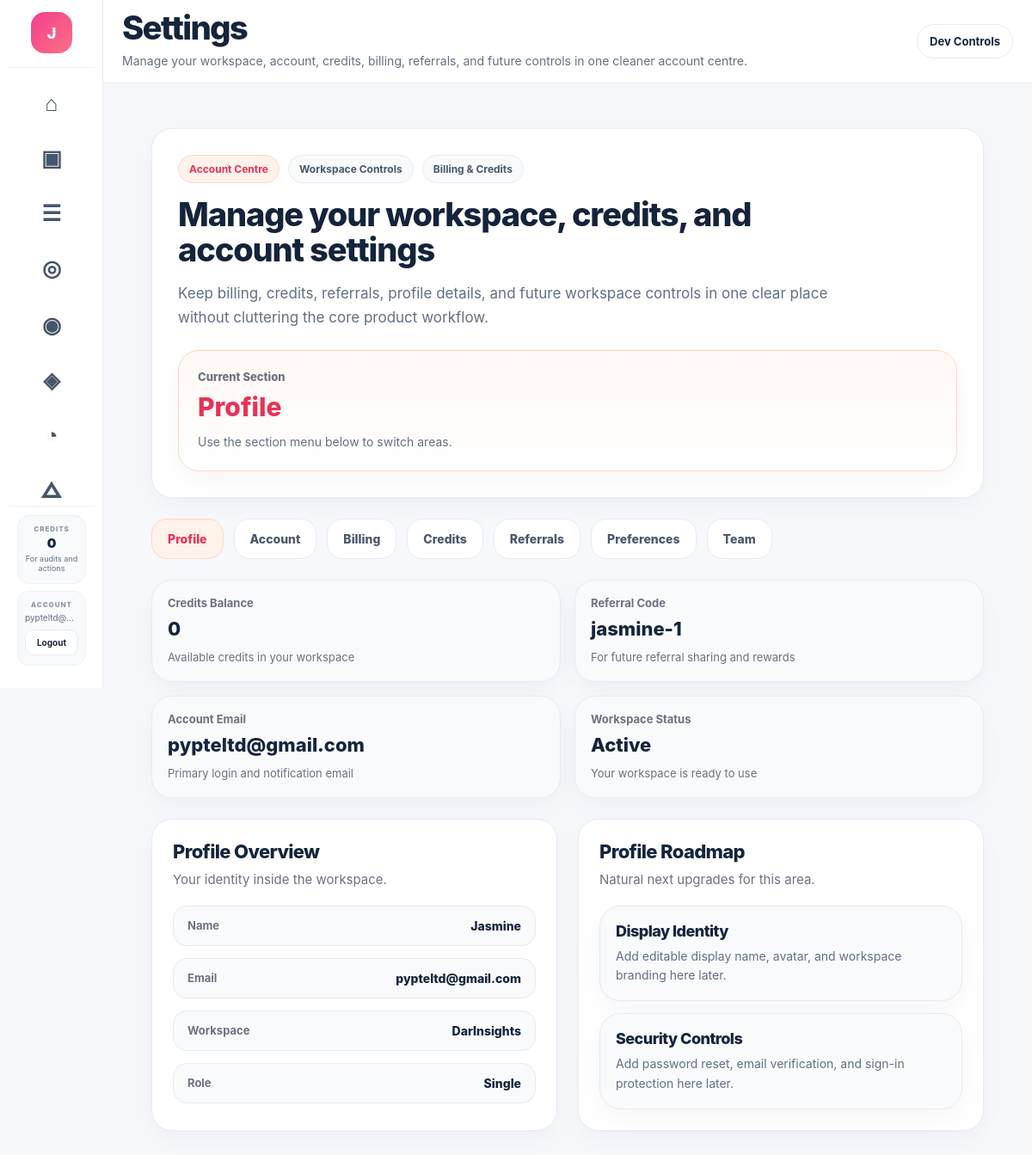
The app's page /settings (signed in), older data.
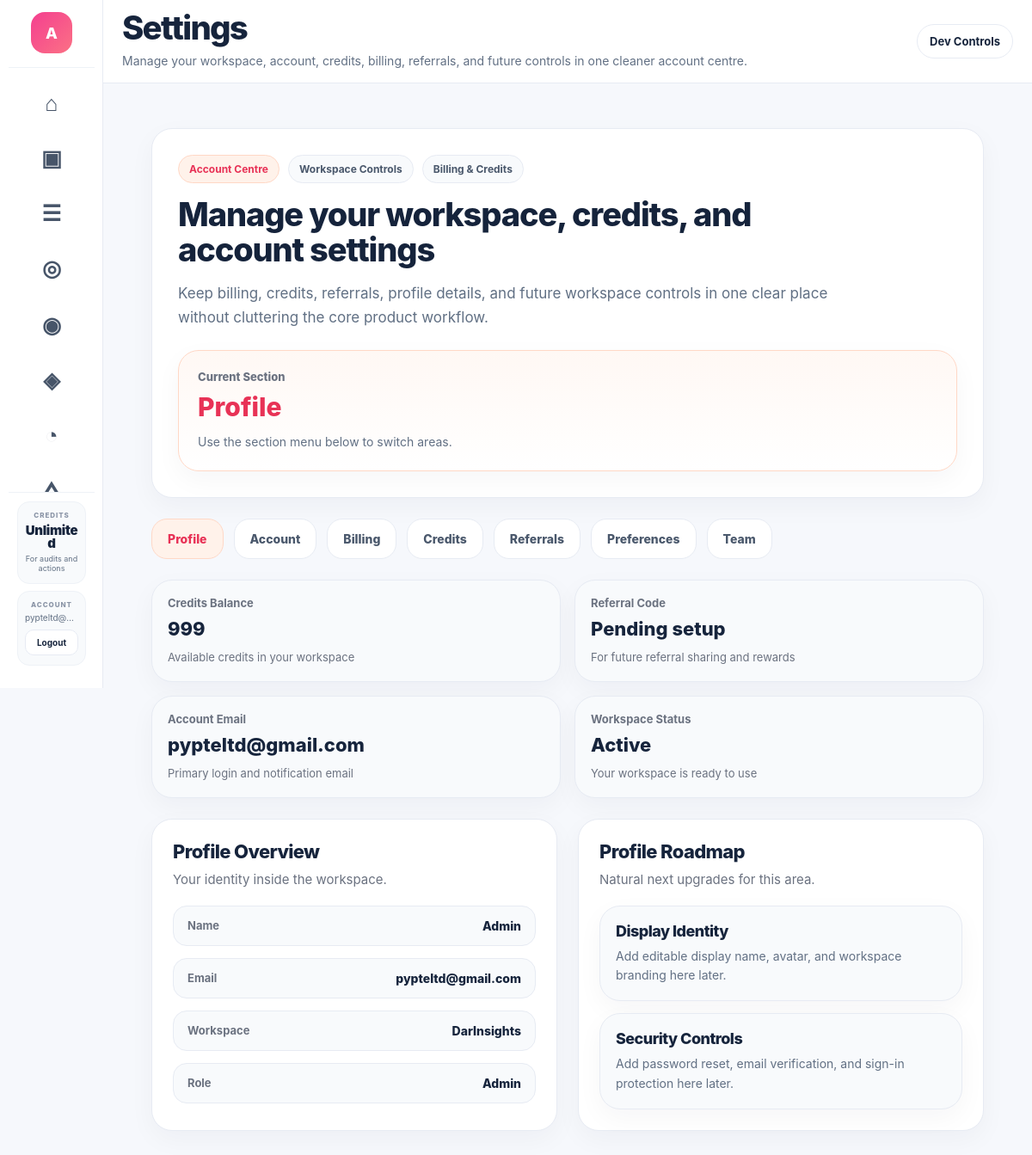
The same page, newer data.
### app.py (models this page shows)
class User(UserMixin, db.Model):
    __tablename__ = "users"
    id = db.Column(db.Integer, primary_key=True)
    email = db.Column(db.String(255), unique=True, nullable=False)
    password_hash = db.Column(db.String(255), nullable=False)
    name = db.Column(db.String(255), nullable=False)
    referral_code = db.Column(db.String(50), unique=True, nullable=True)
    referred_by_user_id = db.Column(db.Integer, db.ForeignKey("users.id"), nullable=True)
    created_at = db.Column(db.DateTime, default=datetime.utcnow)
    role = db.Column(db.String(50), default="user")
    plan = db.Column(db.String(50), default="free")
    is_white_label_enabled = db.Column(db.Boolean, default=False)
    agency_name = db.Column(db.String(255), nullable=True)
    wallet = db.relationship(
        "Wallet",
        backref="user",
        uselist=False,
        cascade="all, delete-orphan",
    )
    clients = db.relationship(
        "Client",
        backref="user",
        lazy=True,
        cascade="all, delete-orphan",
    )

class Wallet(db.Model):
    __tablename__ = "wallets"
    id = db.Column(db.Integer, primary_key=True)
    user_id = db.Column(db.Integer, db.ForeignKey("users.id"), unique=True, nullable=False)
    balance = db.Column(db.Integer, default=0, nullable=False)
    updated_at = db.Column(db.DateTime, default=datetime.utcnow, onupdate=datetime.utcnow)

### app.py (the view)
@app.route("/settings")
@login_required
def settings_page():
    return render_settings_section("profile")

### action_engine.py (called while the page is built)
def _safe_int(value: Any, default: int = 0) -> int:
    try:
        if value is None:
            return default
        return int(round(float(value)))
    except Exception:
        return default

def _safe_float(value: Any, default: float = 0.0) -> float:
    try:
        if value is None:
            return default
        return float(value)
    except Exception:
        return default

def _unique_actions(actions: List[Dict[str, Any]]) -> List[Dict[str, Any]]:
    seen = set()
    output = []
    for action in actions:
        key = (
            action.get("category", ""),
            action.get("title", ""),
            action.get("linked_query", ""),
            action.get("recommended_fix", ""),
        )
        if key in seen:
            continue
        seen.add(key)
        output.append(action)
    output.sort(key=lambda x: PRIORITY_ORDER.get(x.get("priority", "low"), 99))
    return output

### app.py (called while the page is built)
@login_manager.user_loader
def load_user(user_id):
    return db.session.get(User, int(user_id))

def load_json_file(filepath):
    with open(filepath, "r", encoding="utf-8") as f:
        return json.load(f)

### templates/settings.html (shortened to what the changed rows need)
{% extends "base.html" %}
{% block page_title %}Settings{% endblock %}
{% block content %}
<div class="settings-v3-page">
    <section class="settings-v3-hero">
        <div class="settings-v3-hero-copy">
            <h1>Manage your workspace, credits, and account settings</h1>
        </div>
    </section>
    <section class="settings-v3-summary-grid">
        <div class="settings-v3-summary-card">
            <span>Credits Balance</span>
            <strong>
                {% if current_user.wallet %}
                    {{ current_user.wallet.balance }}
                {% else %}
                    0
                {% endif %}
            </strong>
            <small>Available credits in your workspace</small>
        </div>
        <div class="settings-v3-summary-card">
            <span>Referral Code</span>
            <strong>{{ current_user.referral_code or "Pending setup" }}</strong>
            <small>For future referral sharing and rewards</small>
        </div>
        <div class="settings-v3-summary-card">
            <span>Account Email</span>
            <strong>{{ current_user.email }}</strong>
            <small>Primary login and notification email</small>
        </div>
    </section>
    {% if active_settings_section == "profile" %}
    <section class="settings-v3-grid">
        <div class="settings-v3-panel">
            <div class="settings-v3-panel-head">
                <h2>Profile Overview</h2>
                <p>Your identity inside the workspace.</p>
            </div>
            <div class="settings-v3-info-list">
                <div class="settings-v3-info-row">
                    <span>Name</span>
                    <strong>{{ current_user.name }}</strong>
                </div>
                <div class="settings-v3-info-row">
                    <span>Email</span>
                    <strong>{{ current_user.email }}</strong>
                </div>
                <div class="settings-v3-info-row">
                    <span>Workspace</span>
                    <strong>DarInsights</strong>
                </div>
                <div class="settings-v3-info-row">
                    <span>Role</span>
                    <strong>{{ current_user.role|default("user")|title }}</strong>
                </div>
            </div>
        </div>
        <div class="settings-v3-panel">
            <div class="settings-v3-panel-head">
                <h2>Profile Roadmap</h2>
                <p>Natural next upgrades for this area.</p>
            </div>
            <div class="settings-v3-card-list">
                <div class="settings-v3-mini-card">
                    <h3>Display Identity</h3>
                    <p>Add editable display name, avatar, and workspace branding here later.</p>
                </div>
                <div class="settings-v3-mini-card">
                    <h3>Security Controls</h3>
                    <p>Add password reset, email verification, and sign-in protection here later.</p>
                </div>
            </div>
        </div>
    </section>
    {% endif %}
</div>
{% endblock %}

### templates/base.html (shortened to what the changed rows need)
<!DOCTYPE html>
<html lang="en">
<head>
    <link rel="stylesheet" href="{{ url_for('static', filename='styles-v2.1.css') }}">
</head>
<body class="{% block body_class %}{% endblock %}">
    {% set current_endpoint = request.endpoint or '' %}
    {% set sidebar_client = focused_client if focused_client is defined and focused_client else none %}
    <div class="app-shell">
        <aside class="app-sidebar" id="appSidebar" aria-hidden="true">
            <div class="sidebar-inner">
                <div class="sidebar-brand">
                    <a href="{{ url_for('index') }}" class="brand-link" aria-label="DarInsights dashboard">
                        <div class="brand-mark">
                            {% if current_user.is_authenticated %}
                                {{ (current_user.name or current_user.email or "D")[0]|upper }}
                            {% else %}
                                D
                            {% endif %}
                        </div>
                    </a>
                </div>
                <div class="sidebar-footer">
                    <div class="sidebar-footer-panel sidebar-credits-panel">
                        <div class="sidebar-footer-head">
                            <span class="sidebar-footer-kicker">Credits</span>
                        </div>
                        <div class="sidebar-credits-value">
                            {% if current_user.is_authenticated and current_user.plan == 'dev_unlimited' %}
                                Unlimited
                            {% elif current_user.is_authenticated and current_user.wallet %}
                                {{ current_user.wallet.balance }}
                            {% else %}
                                0
                            {% endif %}
                        </div>
                        <div class="sidebar-credits-meta">
                            For audits and actions
                        </div>
                    </div>
                    <div class="sidebar-footer-panel">
                        <div class="sidebar-footer-head">
                            <span class="sidebar-footer-kicker">Account</span>
                        </div>
                        <div class="sidebar-account-email">
                            {{ current_user.email if current_user.is_authenticated else 'Guest' }}
                        </div>
                        {% if current_user.is_authenticated %}
                            <a href="{{ url_for('logout') }}" class="sidebar-logout-btn">Logout</a>
                        {% else %}
                            <a href="{{ url_for('login') }}" class="sidebar-logout-btn">Login</a>
                        {% endif %}
                    </div>
                </div>
            </div>
        </aside>
        <div class="app-main">
            <header class="app-topbar">
                <div class="topbar-left">
                    <div class="topbar-heading">
                        {% block page_header %}
                            <h1>{% block page_title %}Dashboard{% endblock %}</h1>
                        {% endblock %}
                    </div>
                </div>
            </header>
            <main class="app-content">
                {% block content %}{% endblock %}
            </main>
        </div>
    </div>
</body>
</html>

Row changes from the older to the newer data that the page shows:
changed User "pypteltd@gmail.com": name "J" → "A"; referral_code "jasmine-1" → "Pending setup"; name "Jasmine" → "Admin"; role "Single" → "Admin"
changed Wallet: wallet.balance "0" → "999"; wallet.balance "0" → (not shown)
Text that changed along with them:
text now shown: "Unlimited"
